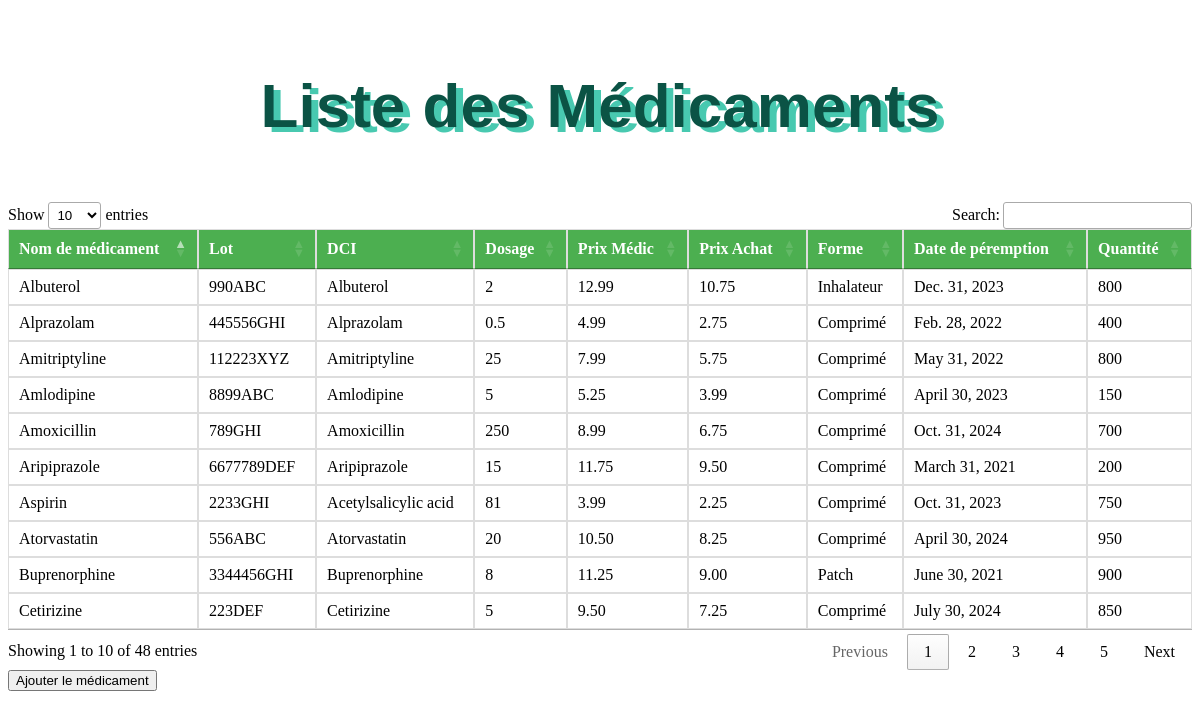
/medicaments/, run on the app's committed database.
### pharmacieapp/models.py (models this page shows)
class Medicament(models.Model):
    ID_medic = models.AutoField(primary_key=True)
    Nom_medic = models.CharField(max_length=100, null=False)
    Lot_medic = models.CharField(max_length=20, null=False)
    DCI = models.CharField(max_length=100, null=False)
    Dosage_medic = models.IntegerField()
    Prix_médic = models.DecimalField(max_digits=5, decimal_places=2, null=False)
    Prix_achat = models.DecimalField(max_digits=5, decimal_places=2, null=False)
    Forme_medic = models.CharField(max_length=20, choices=[('Sirop', 'Sirop'), ('Comprimé', 'Comprimé'), ('Suppo', 'Suppo')])
    Prémption_medic = models.DateField()
    Quantite_medic = models.IntegerField(null=False)
    class Meta:
        constraints = [
            models.CheckConstraint(check=models.Q(Dosage_medic__gt=0), name='positive_dosage'),
            models.CheckConstraint(check=models.Q(Prix_médic__gt=models.F('Prix_achat')), name='selling_price_higher_than_purchase_price'),
        ]

### pharmacieapp/views.py (the view)
# urls.py: path('medicaments/', medicament_list, name='medicament_list'),
def medicament_list(request):
    medicaments = Medicament.objects.all()
    return render(request, 'medicament_list.html', {'medicaments': medicaments})

### pharmacieapp/templates/medicament_list.html (shortened to what this page needs)
<!DOCTYPE html>
<html lang="en">
<head>
    <link rel="stylesheet" type="text/css" href="static/css/homepage.css">
    <link rel="stylesheet" href="https://cdn.datatables.net/1.11.5/css/jquery.dataTables.min.css">
</head>
<body>
    <style>
        body {
            background-image: url('https://img.freepik.com/vecteurs-libre/antecedents-medicaux-propres_53876-97927.jpg?w=1380&t=st=1698863667~exp=1698864267~hmac=373020ddd6ef93ea2bf3a0eaec7bf14f9daf46f95ff3e6b21ecd26876bfdb585');
            background-size: cover;
            background-repeat: no-repeat;
            background-attachment: fixed;
            background-color: transparent;
        }
        .content {
            text-align: center;
            padding: 20px; /* Espace autour du contenu */
        }
        table {
            border-collapse: collapse;
            width: 100%;
        }
        th, td {
            padding: 8px;
            text-align: left;
            border-bottom: 1px solid #ddd;
        }
        thead {
            background-color: #76d7c4; /* Couleur de fond de l'en-tête */
            color: white; /* Couleur du texte de l'en-tête */
        }
        tbody tr:nth-child(even) {
            background-color: #f2f2f2; /* Couleur de fond des lignes paires */
        }
        tbody tr:nth-child(odd) {
            background-color: #e1f0e1; /* Couleur de fond des lignes impaires */
        }
    </style>
    <div class="content">
        <h1 style="font-weight: bold; font-family: Arial, sans-serif; font-size: 62px; color: #0b5345;text-shadow: 7px 5px 0   #48c9b0  ;">
            Liste des Médicaments
        </h1>
    </div>
    <table id="medicament-list">
        <thead>
            <tr>
                <th>Nom de médicament</th>
                <th>Lot</th>
                <th>DCI</th>
                <th>Dosage</th>
                <th>Prix Médic</th>
                <th>Prix Achat</th>
                <th>Forme</th>
                <th>Date de péremption</th>
                <th>Quantité</th>
            </tr>
        </thead>
        <tbody>
            {% for medicament in medicaments %}
            <tr>
                <td>{{ medicament.Nom_medic }}</td>
                <td>{{ medicament.Lot_medic }}</td>
                <td>{{ medicament.DCI }}</td>
                <td>{{ medicament.Dosage_medic }}</td>
                <td>{{ medicament.Prix_médic }}</td>
                <td>{{ medicament.Prix_achat }}</td>
                <td>{{ medicament.Forme_medic }}</td>
                <td>{{ medicament.Prémption_medic }}</td>
                <td>{{ medicament.Quantite_medic }}</td>
            </tr>
            {% endfor %}
        </tbody>
    </table>
    <form method="post">
        <button type="submit">Ajouter le médicament</button>
    </form>
</body>
</html>

### pharmacieapp/static/css/homepage.css (style rules this page uses)
table { width: 100%; border-collapse: collapse; margin-bottom: 20px; }
th, td { border: 1px solid #ddd; padding: 8px; text-align: left; }
th { background-color: #4CAF50; color: white; }
tr:nth-child(even) { background-color: #f2f2f2; }

### pharmacieapp/templates/medicament_list.html (style rules this page uses)
body { background-image: url('https://img.freepik.com/vecteurs-libre/antecedents-medicaux-propres_53876-97927.jpg?w=1380&t=st=1698863667~exp=1698864267~hmac=373020ddd6ef93ea2bf3a0eaec7bf14f9daf46f95ff3e6b21ecd26876bfdb585'); background-size: cover; background-repeat: no-repeat; background-attachment: fixed; background-color: transparent; }
.content { text-align: center; padding: 20px; }
table { border-collapse: collapse; width: 100%; }
th, td { padding: 8px; text-align: left; border-bottom: 1px solid #ddd; }
thead { background-color: #76d7c4; color: white; }
tbody tr:nth-child(even) { background-color: #f2f2f2; }
tbody tr:nth-child(odd) { background-color: #e1f0e1; }

### data on the page
Medicament: Nom_medic "Amoxicillin", Lot_medic "789GHI", DCI "Amoxicillin", Dosage_medic "250", Prix_médic "8.99", Prix_achat "6.75", Forme_medic "Comprimé", Prémption_medic "Oct. 31, 2024", Quantite_medic "700"
Medicament: Nom_medic "Cetirizine", Lot_medic "223DEF", DCI "Cetirizine", Dosage_medic "5", Prix_médic "9.50", Prix_achat "7.25", Forme_medic "Comprimé", Prémption_medic "July 30, 2024", Quantite_medic "850"
Medicament: Nom_medic "Atorvastatin", Lot_medic "556ABC", DCI "Atorvastatin", Dosage_medic "20", Prix_médic "10.50", Prix_achat "8.25", Forme_medic "Comprimé", Prémption_medic "April 30, 2024", Quantite_medic "950"
Medicament: Nom_medic "Albuterol", Lot_medic "990ABC", DCI "Albuterol", Dosage_medic "2", Prix_médic "12.99", Prix_achat "10.75", Forme_medic "Inhalateur", Prémption_medic "Dec. 31, 2023", Quantite_medic "800"
Medicament: Nom_medic "Aspirin", Lot_medic "2233GHI", DCI "Acetylsalicylic acid", Dosage_medic "81", Prix_médic "3.99", Prix_achat "2.25", Forme_medic "Comprimé", Prémption_medic "Oct. 31, 2023", Quantite_medic "750"
Medicament: Nom_medic "Amlodipine", Lot_medic "8899ABC", DCI "Amlodipine", Dosage_medic "5", Prix_médic "5.25", Prix_achat "3.99", Forme_medic "Comprimé", Prémption_medic "April 30, 2023", Quantite_medic "150"
Medicament: Nom_medic "Amitriptyline", Lot_medic "112223XYZ", DCI "Amitriptyline", Dosage_medic "25", Prix_médic "7.99", Prix_achat "5.75", Forme_medic "Comprimé", Prémption_medic "May 31, 2022", Quantite_medic "800"
Medicament: Nom_medic "Alprazolam", Lot_medic "445556GHI", DCI "Alprazolam", Dosage_medic "0.5", Prix_médic "4.99", Prix_achat "2.75", Forme_medic "Comprimé", Prémption_medic "Feb. 28, 2022", Quantite_medic "400"
Medicament: Nom_medic "Buprenorphine", Lot_medic "3344456GHI", DCI "Buprenorphine", Dosage_medic "8", Prix_médic "11.25", Prix_achat "9.00", Forme_medic "Patch", Prémption_medic "June 30, 2021", Quantite_medic "900"
Medicament: Nom_medic "Aripiprazole", Lot_medic "6677789DEF", DCI "Aripiprazole", Dosage_medic "15", Prix_médic "11.75", Prix_achat "9.50", Forme_medic "Comprimé", Prémption_medic "March 31, 2021", Quantite_medic "200"
